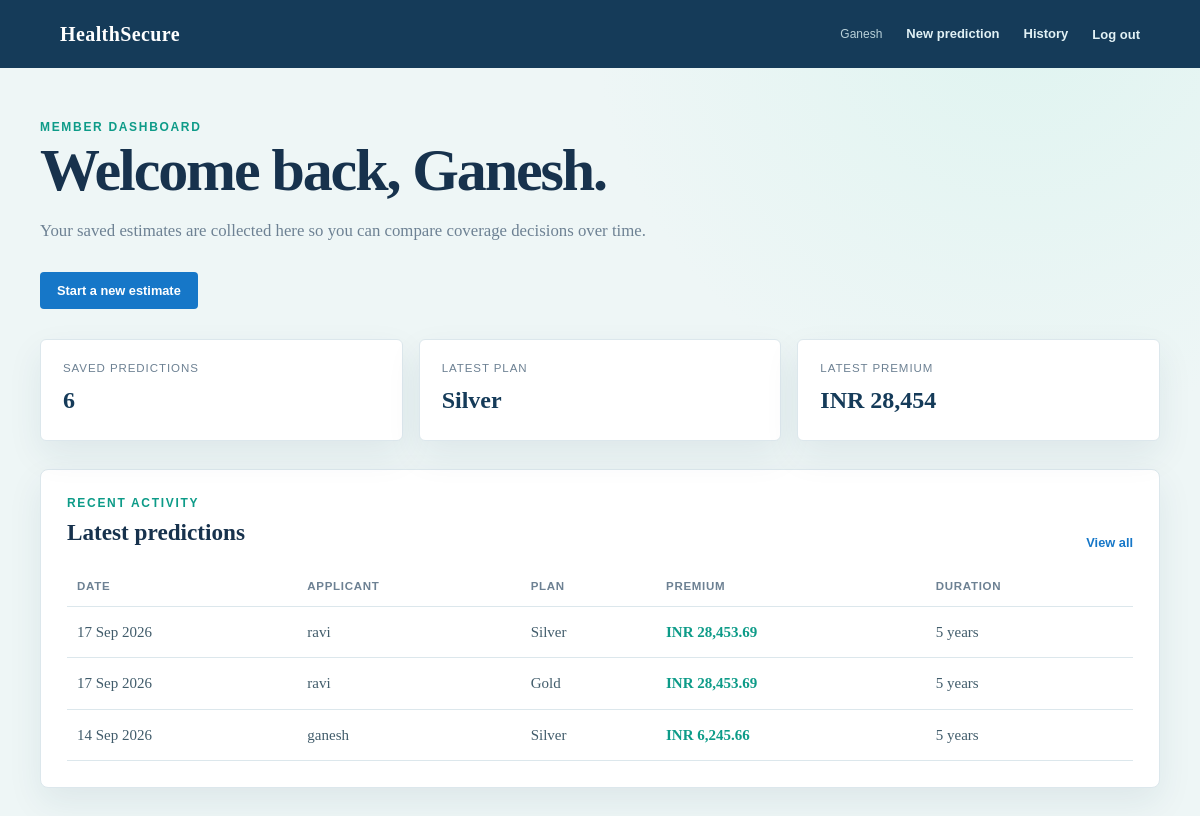
/dashboard (signed in), run on the app's committed database.
### app.py (models this page shows)
class User(db.Model):
    __tablename__ = "users"
    id = db.Column(db.Integer, primary_key=True)
    name = db.Column(db.String(100), nullable=False)
    email = db.Column(db.String(255), unique=True, nullable=False, index=True)
    password_hash = db.Column(db.String(255), nullable=False)
    predictions = db.relationship("Prediction", backref="user", lazy=True)

class Prediction(db.Model):
    id = db.Column(db.Integer, primary_key=True)
    user_id = db.Column(db.Integer, db.ForeignKey("users.id"), nullable=True)
    age = db.Column(db.Integer, nullable=False)
    sex = db.Column(db.String(10), nullable=False)
    bmi = db.Column(db.Float, nullable=False)
    children = db.Column(db.Integer, nullable=False)
    smoker = db.Column(db.String(5), nullable=False)
    region = db.Column(db.String(20), nullable=False)
    full_name = db.Column(db.String(100), nullable=False, default="")
    salary = db.Column(db.Float, nullable=False, default=0)
    policy_duration = db.Column(db.Integer, nullable=False, default=5)
    plan_category = db.Column(db.String(20), nullable=False, default="silver")
    recommendation = db.Column(db.String(255), nullable=False, default="")
    estimated_benefit = db.Column(db.Float, nullable=False, default=0)
    estimated_premium = db.Column(db.Float, nullable=False)
    created_at = db.Column(db.DateTime, default=datetime.utcnow, nullable=False)

### app.py (the view)
@app.route("/dashboard")
@login_required
def dashboard():
    user = db.session.get(User, session["user_id"])
    records = (Prediction.query.filter_by(user_id=session["user_id"])
               .order_by(Prediction.created_at.desc()).limit(3).all())
    prediction_count = Prediction.query.filter_by(user_id=session["user_id"]).count()
    latest = records[0] if records else None
    return render_template(
        "dashboard.html",
        records=records,
        user=user,
        prediction_count=prediction_count,
        latest=latest,
    )

### app.py (called while the page is built)
def login_required(view):
    @wraps(view)
    def wrapped_view(*args, **kwargs):
        if "user_id" not in session:
            flash("Please log in to continue.", "error")
            return redirect(url_for("login", next=request.path))
        return view(*args, **kwargs)
    return wrapped_view

### templates/dashboard.html (shortened to what this page needs)
<!doctype html>
<html lang="en">
<head>
    <link rel="stylesheet" href="{{ url_for('static', filename='style.css') }}">
</head>
<body>
<nav>
    <a href="{{ url_for('dashboard') }}">HealthSecure</a>
    <span class="welcome">{{ user.name }}</span>
    <a href="{{ url_for('index') }}">New prediction</a>
    <a href="{{ url_for('history') }}">History</a>
    <form method="post" action="{{ url_for('logout') }}"><button class="link-button" type="submit">Log out</button></form>
</nav>
<main>
    <section class="hero dashboard-hero">
        <p class="eyebrow">Member dashboard</p>
        <h1>Welcome back, {{ user.name }}.</h1>
        <p>Your saved estimates are collected here so you can compare coverage decisions over time.</p>
        <a class="primary-btn" href="{{ url_for('index') }}">Start a new estimate</a>
    </section>
    <section class="stats" aria-label="Prediction summary">
        <div class="stat"><span>Saved predictions</span><strong>{{ prediction_count }}</strong></div>
        <div class="stat"><span>Latest plan</span><strong>{{ latest.plan_category|title if latest else '—' }}</strong></div>
        <div class="stat"><span>Latest premium</span><strong>{{ 'INR {:,.0f}'.format(latest.estimated_premium) if latest else '—' }}</strong></div>
    </section>
    <section class="panel">
        <div class="panel-header">
            <div><p class="eyebrow">Recent activity</p><h2>Latest predictions</h2></div>
            <a class="view-link" href="{{ url_for('history') }}">View all</a>
        </div>
        {% if records %}
            <div class="table-wrap">
                <table>
                    <thead><tr><th>Date</th><th>Applicant</th><th>Plan</th><th>Premium</th><th>Duration</th></tr></thead>
                    <tbody>
                    {% for record in records %}
                        <tr>
                            <td>{{ record.created_at.strftime('%d %b %Y') }}</td>
                            <td>{{ record.full_name }}</td>
                            <td>{{ record.plan_category|title }}</td>
                            <td class="price">INR {{ '{:,.2f}'.format(record.estimated_premium) }}</td>
                            <td>{{ record.policy_duration }} years</td>
                        </tr>
                    {% endfor %}
                    </tbody>
                </table>
            </div>
        {% else %}
            <div class="empty-state"><h3>No estimates yet</h3><p>Run your first estimate to see your premium and recommendation here.</p><a class="primary-btn" href="{{ url_for('index') }}">Calculate a premium</a></div>
        {% endif %}
    </section>
</main>
</body>
</html>

### static/style.css (style rules this page uses)
:root { --ink: #17324d; --muted: #6d8193; --navy: #153b59; --blue: #1677c8; --mint: #0d9b88; --pale: #eef6f6; --line: #dce7ec; --surface: #ffffff; }
* { box-sizing: border-box; }
body { margin: 0; background: radial-gradient(circle at 85% 0, #dff4f0 0, transparent 32%), var(--pale); color: var(--ink); font: 15px/1.5 Georgia, 'Times New Roman', serif; }
nav { min-height: 68px; padding: 15px max(5vw, 20px); background: var(--navy); display: flex; align-items: center; gap: 24px; font-family: 'Trebuchet MS', sans-serif; }
nav > a:first-child { color: white; font: 700 20px Georgia, serif; letter-spacing: .02em; }
nav a { color: #e1f1f5; text-decoration: none; font-weight: 700; font-size: 13px; }
.welcome { color: #b8d0d9; font-size: 12px; }
nav form { margin: 0; }
.link-button { padding: 0; border: 0; background: none; color: #e1f1f5; font: 700 13px 'Trebuchet MS', sans-serif; cursor: pointer; }
main { width: min(1120px, calc(100% - 40px)); margin: 0 auto; padding: 52px 0 80px; }
.hero { max-width: 760px; margin-bottom: 30px; }
.hero h1 { margin: 6px 0 12px; font-size: clamp(2.2rem, 5vw, 4.4rem); line-height: 1.02; letter-spacing: -.035em; }
.hero p:not(.eyebrow) { max-width: 680px; color: var(--muted); font-size: 1.05rem; }
.eyebrow { margin: 0; color: var(--mint); font: 700 .75rem/1.2 'Trebuchet MS', sans-serif; letter-spacing: .14em; text-transform: uppercase; }
.card, .result, .panel, .stat { background: var(--surface); border: 1px solid var(--line); box-shadow: 0 14px 35px rgba(21, 59, 89, .08); }
input, select, button { width: 100%; border: 1px solid #bdced7; border-radius: 4px; padding: 11px 12px; color: var(--ink); background: #fbfdfd; font: 15px Georgia, serif; }
.primary-btn, .secondary-btn { display: inline-block; border-radius: 4px; padding: 11px 17px; text-decoration: none; font: 700 .8rem 'Trebuchet MS', sans-serif; }
.primary-btn { background: var(--blue); color: white; }
.stats { display: grid; grid-template-columns: repeat(3, 1fr); gap: 16px; margin: 28px 0; }
.stat { padding: 22px; border-radius: 6px; }
.stat span { display: block; color: var(--muted); font: .72rem 'Trebuchet MS', sans-serif; text-transform: uppercase; letter-spacing: .08em; }
.stat strong { display: block; margin-top: 8px; color: var(--navy); font-size: 1.5rem; }
.panel { padding: 26px; border-radius: 8px; }
.panel-header { display: flex; align-items: end; justify-content: space-between; gap: 20px; margin-bottom: 16px; }
.panel h2 { margin: 4px 0 0; font-size: 1.45rem; }
.view-link { color: var(--blue); font: 700 .8rem 'Trebuchet MS', sans-serif; text-decoration: none; }
.table-wrap { overflow-x: auto; }
table { width: 100%; border-collapse: collapse; }
th, td { padding: 14px 10px; border-bottom: 1px solid var(--line); text-align: left; white-space: nowrap; }
th { color: var(--muted); font: 700 .72rem 'Trebuchet MS', sans-serif; text-transform: uppercase; letter-spacing: .06em; }
td { color: #415c6b; }
.price { color: var(--mint); font-weight: 700; }
.dashboard-hero .primary-btn { margin-top: 12px; }

### data on the page
User: name "Ganesh"
Prediction: plan_category "Silver", estimated_premium "INR 28,454", created_at "17 Sep 2026", full_name "ravi", estimated_premium "28,453.69", policy_duration "5"
Prediction: created_at "17 Sep 2026", full_name "ravi", plan_category "Gold", estimated_premium "28,453.69", policy_duration "5"
Prediction: created_at "14 Sep 2026", full_name "ganesh", plan_category "Silver", estimated_premium "6,245.66", policy_duration "5"

### other printed values
{{ prediction_count }} "6"
